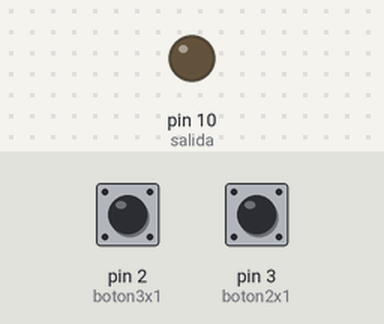
Bench run of a sketch on a simulated Arduino Uno, built with avr-gcc and run on an emulated ATmega328P. Parts: output pins drawn as LEDs (lit = HIGH). The test bench sets the inputs (shaded band); at power-on: pin 3 (boton2x1) LOW, pin 2 (boton3x1) LOW.

Above: at 1.2 s.
1.3 s: pin 3 (boton2x1) pulled HIGH for 3.2 s
At 2.1 s:
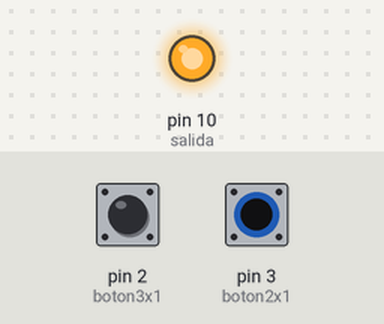
Timing chart, 0 to 6.8 s (numbered marks = the images above; inputs shaded):
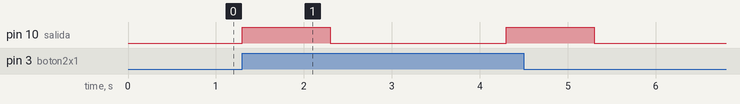

The sketch:

tiempos_salida.ino
```cpp
const int boton3x1 = 2;
const int boton2x1 = 3;
const int salida =  10;

int estadoboton3x1 = 0;
int estadoboton2x1 = 0;
int redirecciona1 = 0;
int redirecciona2 = 0;

void setup() {

  pinMode(salida, OUTPUT);

  pinMode(boton3x1, INPUT);
  pinMode(boton2x1, INPUT);
}

void loop() {

  estadoboton3x1 = digitalRead(boton3x1);

  if (estadoboton3x1 == HIGH) {
        redirecciona1 == HIGH;

        while(redirecciona1==HIGH){

                               }
             digitalWrite(salida,HIGH);
             delay(1000);
             digitalWrite(salida,LOW);
             delay(3000);

             estadoboton2x1 = digitalRead(boton2x1);
             if (estadoboton2x1 == HIGH) {
             redirecciona1 == LOW;
             redirecciona2 == HIGH;
                                   }

                         }
 estadoboton2x1 = digitalRead(boton2x1);

 if (estadoboton2x1 == HIGH) {
        redirecciona2 == HIGH;

        while(redirecciona2==HIGH){

                               }
             digitalWrite(salida,HIGH);
             delay(1000);
             digitalWrite(salida,LOW);
             delay(2000);

             estadoboton3x1 = digitalRead(boton3x1);
             if (estadoboton3x1 == HIGH) {
             redirecciona2 == LOW;
             redirecciona1 == HIGH;
                                   }

                         }

}
```

Measured:
- after the input at 1.3 s, pin 10 (salida): alternates HIGH for 1.0 s and LOW for 2.0 s, 4 changes in all, then stays LOW, starting at once
